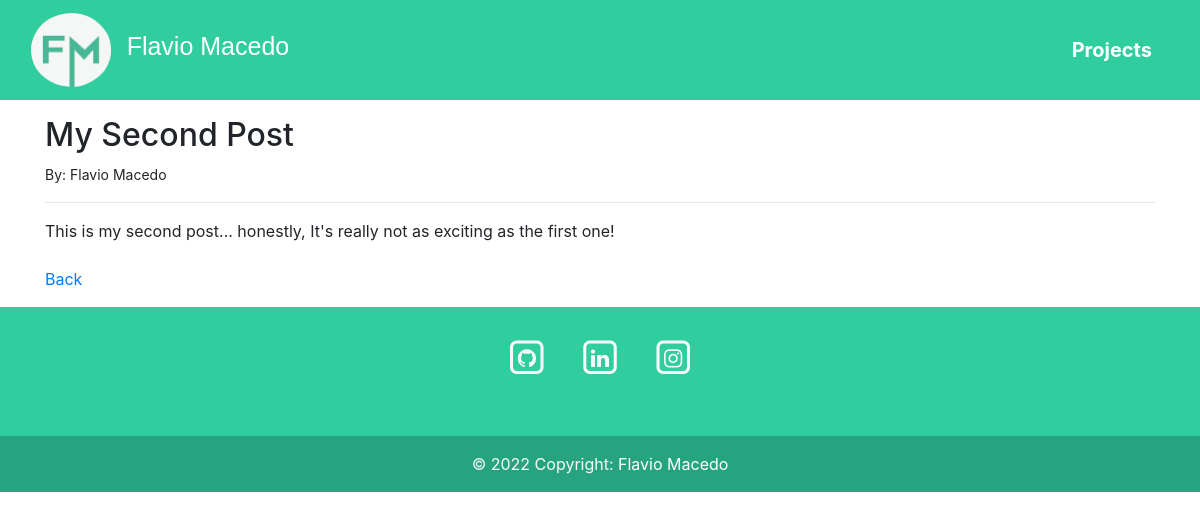
The app's page /article/2 with its own data.
### blog/models.py (models this page shows, shortened)
class Post(models.Model):
    title = models.CharField(max_length=255)
    author = models.ForeignKey(User, on_delete=models.CASCADE)
    body = models.TextField()

### blog/views.py (the view)
# urls.py: path('article/<int:pk>', views.ArticleDetailView.as_view(), name="article-detail"),
class ArticleDetailView(DetailView):
    model = Post
    template_name = 'article_details.html'

### blog/templates/article_details.html
{% extends 'base.html' %}
{% load static %}
{% block 'head' %}
    <link rel="stylesheet" href="{% static 'blog/css/home.css' %}">
{% endblock 'head' %}
{% block 'body' %}
    <main class="container my-3">
        <h2>{{post.title}}</h2>
        <small>By: {{post.author.first_name}} {{post.author.last_name}}</small>
        <br>
        <hr>
        {{ post.body }}
        <br><br>
        <a href="{% url 'project' %}">Back</a>
    </main>
{% endblock 'body' %}

### records on screen
Post: title "My Second Post", author.first_name "Flavio", author.last_name "Macedo", body "This is my second post... honestly, It's really not as exciting as the first one!"
